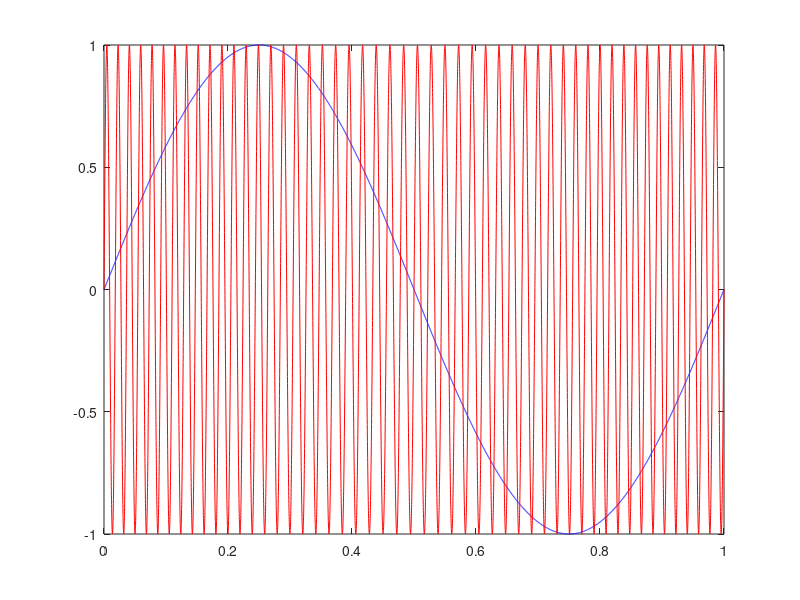

MATLAB code for this plot: (Note: this script raises an error after producing the figure.)
fs1 = 10000; %czestotliwosc probkowania
n1 = 0:10000;
t1 = 1/fs1*n1;
fn = 50; %czestotliwosc nosna
fm = 1; %czestotliwosc modulujaca
df = 5; %glebokosc modulacji
x1 = sin(2*pi*fm*t1);
y1 = sin(2*pi*fn*t1+df*sin(2*pi*fm*t1));
plot(t1, x1, "b-")
hold on
plot(t1, y1, "r-")

fs2 = 25;
n2 = 0:25;
t2= 1/fs*n;
y2 = sin(2*pi*fn*t2+df*sin(2*pi*fm*t2));
figure
plot(t2, y2, "r-")

% Generowanie widma gęstości mocy
[f1,pxx1] = pwelch(y1);
[f2,pxx2] = pwelch(y2);
% Wyświetlenie widma
figure
plot(f1, 10*log10(pxx1), "b-"); % wykres w skali logarytmicznej
hold on
plot(f2, 10*log10(pxx2), "r-")
